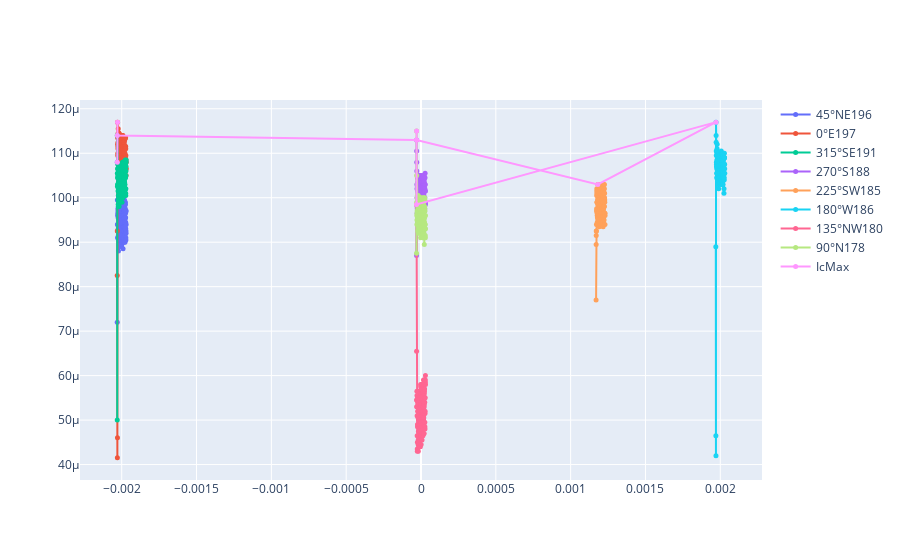

This figure's notebook cell:
### Code cell
# Critical current Ic comparison with fixed In-plane field value but different angles
f=0
ByRange = 5e-3
IcMax_df = pd.DataFrame(columns=["angle", "IcMax","By", "dataid"])
dataid = 196 # NorthEast(NE) 45°
angle = 45
Ic_offset = angle*1e-6*f
ByOffset = 2e-3
fig1, fig2, fig3 , Ic_df= plot_heatmaps(dataid)
# add Max Ic of Ic_df to IcMax_df label with dataid and angle
# Filter out the Ic_df where Ic_df["param_value"] is between 0-ByRange and 0+ByRange
Ic_df = Ic_df[(Ic_df["param_value"] < ByRange) & (Ic_df["param_value"] > -ByRange)]
# Find the param_value where Ic is maximal
By = Ic_df.loc[Ic_df["Ic"].idxmax(), "param_value"]
new_row = pd.DataFrame([{"angle": angle, "IcMax": Ic_df["Ic"].max(),"By": By, "dataid": dataid}])
IcMax_df = pd.concat([IcMax_df, new_row], ignore_index=True)
clear_output(wait=True)
fig = go.Figure()
fig.add_trace(go.Scatter(
        x=Ic_df["param_value"], # Out-off-plane field y_field values, unit: T
        y=Ic_df["Ic"]+Ic_offset, # Critical current Ic values, unit: A
        mode='lines+markers',
        name=f'{angle}°NE{dataid}',
        marker=dict(size=5),
        line=dict(width=2)
    ))
dataid = 197 # East(E) 0°
angle = 0
Ic_offset = angle*1e-6*f
fig1, fig2, fig3 , Ic_df= plot_heatmaps(dataid)
# add Max Ic of Ic_df to IcMax_df label with dataid and angle
# Filter out the Ic_df where Ic_df["param_value"] is between 0-ByRange and 0+ByRange
Ic_df = Ic_df[(Ic_df["param_value"] < ByRange) & (Ic_df["param_value"] > -ByRange)]
By = Ic_df.loc[Ic_df["Ic"].idxmax(), "param_value"] 
new_row = pd.DataFrame([{"angle": angle, "IcMax": Ic_df["Ic"].max(),"By": By, "dataid": dataid}])
IcMax_df = pd.concat([IcMax_df, new_row], ignore_index=True)
clear_output(wait=True)
fig.add_trace(go.Scatter(
        x=Ic_df["param_value"], # Out-off-plane field y_field values, unit: T
        y=Ic_df["Ic"]+Ic_offset, # Critical current Ic values, unit: A
        mode='lines+markers',
        name=f'{angle}°E{dataid}',
        marker=dict(size=5),
        line=dict(width=2)
    ))
dataid = 191 # SouthEast(SE) 315°
angle = 315
Ic_offset = angle*1e-6*f
fig1, fig2, fig3 , Ic_df= plot_heatmaps(dataid)
# add Max Ic of Ic_df to IcMax_df label with dataid and angle
# Filter out the Ic_df where Ic_df["param_value"] is between 0-ByRange and 0+ByRange
Ic_df = Ic_df[(Ic_df["param_value"] < ByRange) & (Ic_df["param_value"] > -ByRange)]
By = Ic_df.loc[Ic_df["Ic"].idxmax(), "param_value"] 
new_row = pd.DataFrame([{"angle": angle, "IcMax": Ic_df["Ic"].max(),"By": By, "dataid": dataid}])
IcMax_df = pd.concat([IcMax_df, new_row], ignore_index=True)
clear_output(wait=True)
fig.add_trace(go.Scatter(
        x=Ic_df["param_value"], # Out-off-plane field y_field values, unit: T
        y=Ic_df["Ic"]+Ic_offset, # Critical current Ic values, unit: A
        mode='lines+markers',
        name=f'{angle}°SE{dataid}',
        marker=dict(size=5),
        line=dict(width=2)
    ))
dataid = 188 # South(S) 270°
angle = 270
Ic_offset = angle*1e-6*f
fig1, fig2, fig3 , Ic_df= plot_heatmaps(dataid)
# add Max Ic of Ic_df to IcMax_df label with dataid and angle
# Filter out the Ic_df where Ic_df["param_value"] is between 0-ByRange and 0+ByRange
Ic_df = Ic_df[(Ic_df["param_value"] < ByRange) & (Ic_df["param_value"] > -ByRange)]
By = Ic_df.loc[Ic_df["Ic"].idxmax(), "param_value"] 
new_row = pd.DataFrame([{"angle": angle, "IcMax": Ic_df["Ic"].max(),"By": By, "dataid": dataid}])
IcMax_df = pd.concat([IcMax_df, new_row], ignore_index=True)
clear_output(wait=True)
fig.add_trace(go.Scatter(
        x=Ic_df["param_value"], # Out-off-plane field y_field values, unit: T
        y=Ic_df["Ic"]+Ic_offset, # Critical current Ic values, unit: A
        mode='lines+markers',
        name=f'{angle}°S{dataid}',
        marker=dict(size=5),
        line=dict(width=2)
    ))
dataid = 185 # SouthWest(SW) 225°
angle = 225
Ic_offset = angle*1e-6*f
fig1, fig2, fig3 , Ic_df= plot_heatmaps(dataid)
# add Max Ic of Ic_df to IcMax_df label with dataid and angle
# Filter out the Ic_df where Ic_df["param_value"] is between 0-ByRange and 0+ByRange
Ic_df = Ic_df[(Ic_df["param_value"] < ByRange) & (Ic_df["param_value"] > -ByRange)]
By = Ic_df.loc[Ic_df["Ic"].idxmax(), "param_value"] 
new_row = pd.DataFrame([{"angle": angle, "IcMax": Ic_df["Ic"].max(),"By": By, "dataid": dataid}])
IcMax_df = pd.concat([IcMax_df, new_row], ignore_index=True)
clear_output(wait=True)
fig.add_trace(go.Scatter(
        x=Ic_df["param_value"], # Out-off-plane field y_field values, unit: T
        y=Ic_df["Ic"]+Ic_offset, # Critical current Ic values, unit: A
        mode='lines+markers',
        name=f'{angle}°SW{dataid}',
        marker=dict(size=5),
        line=dict(width=2)
    ))
dataid = 186 # West(W) 180°
angle = 180
Ic_offset = angle*1e-6*f
fig1, fig2, fig3 , Ic_df= plot_heatmaps(dataid)
# add Max Ic of Ic_df to IcMax_df label with dataid and angle
# Filter out the Ic_df where Ic_df["param_value"] is between 0-ByRange and 0+ByRange
Ic_df = Ic_df[(Ic_df["param_value"] < ByRange) & (Ic_df["param_value"] > -ByRange)]
By = Ic_df.loc[Ic_df["Ic"].idxmax(), "param_value"] 
new_row = pd.DataFrame([{"angle": angle, "IcMax": Ic_df["Ic"].max(),"By": By, "dataid": dataid}])
IcMax_df = pd.concat([IcMax_df, new_row], ignore_index=True)
clear_output(wait=True)
fig.add_trace(go.Scatter(
        x=Ic_df["param_value"], # Out-off-plane field y_field values, unit: T
        y=Ic_df["Ic"]+Ic_offset, # Critical current Ic values, unit: A
        mode='lines+markers',
        name=f'{angle}°W{dataid}',
        marker=dict(size=5),
        line=dict(width=2)
    ))
dataid = 180 # NorthWest(NW) 135°
angle = 135
Ic_offset = angle*1e-6*f
fig1, fig2, fig3 , Ic_df= plot_heatmaps(dataid)
# add Max Ic of Ic_df to IcMax_df label with dataid and angle
# Filter out the Ic_df where Ic_df["param_value"] is between 0-ByRange and 0+ByRange
Ic_df = Ic_df[(Ic_df["param_value"] < ByRange) & (Ic_df["param_value"] > -ByRange)]
By = Ic_df.loc[Ic_df["Ic"].idxmax(), "param_value"] 
new_row = pd.DataFrame([{"angle": angle, "IcMax": Ic_df["Ic"].max(),"By": By, "dataid": dataid}])
IcMax_df = pd.concat([IcMax_df, new_row], ignore_index=True)
clear_output(wait=True)
fig.add_trace(go.Scatter(
        x=Ic_df["param_value"], # Out-off-plane field y_field values, unit: T
        y=Ic_df["Ic"]+Ic_offset, # Critical current Ic values, unit: A
        mode='lines+markers',
        name=f'{angle}°NW{dataid}',
        marker=dict(size=5),
        line=dict(width=2)
    ))
dataid = 178 # North(N) 90°
angle = 90
Ic_offset = angle*1e-6*f
fig1, fig2, fig3 , Ic_df= plot_heatmaps(dataid)
# add Max Ic of Ic_df to IcMax_df label with dataid and angle
# Filter out the Ic_df where Ic_df["param_value"] is between 0-ByRange and 0+ByRange
Ic_df = Ic_df[(Ic_df["param_value"] < ByRange) & (Ic_df["param_value"] > -ByRange)]
By = Ic_df.loc[Ic_df["Ic"].idxmax(), "param_value"] 
new_row = pd.DataFrame([{"angle": angle, "IcMax": Ic_df["Ic"].max(),"By": By, "dataid": dataid}])
IcMax_df = pd.concat([IcMax_df, new_row], ignore_index=True)
clear_output(wait=True)
fig.add_trace(go.Scatter(
        x=Ic_df["param_value"], # Out-off-plane field y_field values, unit: T
        y=Ic_df["Ic"]+Ic_offset, # Critical current Ic values, unit: A
        mode='lines+markers',
        name=f'{angle}°N{dataid}',
        marker=dict(size=5),
        line=dict(width=2)
    ))
# add IcMax_df to fig
fig.add_trace(go.Scatter(
        x=IcMax_df["By"], # angle values, unit: degree
        y=IcMax_df["IcMax"]+IcMax_df["angle"]*1e-6*f, # Critical current Ic values, unit: A
        mode='lines+markers',
        name='IcMax',
        marker=dict(size=5),
        line=dict(width=2)
    ))
fig.show()
